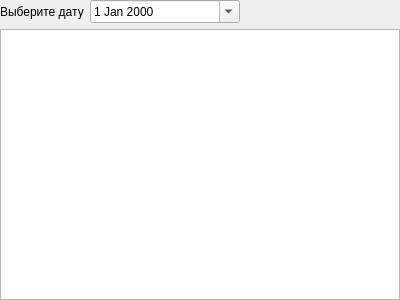
<?xml version="1.0" encoding="UTF-8"?>
<ui version="4.0">
 <class>Form</class>
 <widget class="QWidget" name="Form">
  <property name="geometry">
   <rect>
    <x>0</x>
    <y>0</y>
    <width>400</width>
    <height>300</height>
   </rect>
  </property>
  <property name="windowTitle">
   <string>Form</string>
  </property>
  <layout class="QVBoxLayout" name="verticalLayout">
   <property name="spacing">
    <number>6</number>
   </property>
   <property name="leftMargin">
    <number>0</number>
   </property>
   <property name="topMargin">
    <number>0</number>
   </property>
   <property name="rightMargin">
    <number>0</number>
   </property>
   <property name="bottomMargin">
    <number>0</number>
   </property>
   <item>
    <layout class="QHBoxLayout" name="horizontalLayout_3">
     <item>
      <widget class="QLabel" name="label_3">
       <property name="text">
        <string>Выберите дату</string>
       </property>
      </widget>
     </item>
     <item>
      <widget class="QDateEdit" name="dateSelector">
       <property name="minimumSize">
        <size>
         <width>150</width>
         <height>0</height>
        </size>
       </property>
       <property name="calendarPopup">
        <bool>true</bool>
       </property>
      </widget>
     </item>
     <item>
      <spacer name="horizontalSpacer_4">
       <property name="orientation">
        <enum>Qt::Horizontal</enum>
       </property>
       <property name="sizeHint" stdset="0">
        <size>
         <width>40</width>
         <height>20</height>
        </size>
       </property>
      </spacer>
     </item>
    </layout>
   </item>
   <item>
    <widget class="QTableView" name="notesView">
     <property name="editTriggers">
      <set>QAbstractItemView::NoEditTriggers</set>
     </property>
     <property name="selectionBehavior">
      <enum>QAbstractItemView::SelectRows</enum>
     </property>
     <attribute name="horizontalHeaderStretchLastSection">
      <bool>true</bool>
     </attribute>
    </widget>
   </item>
  </layout>
 </widget>
 <resources/>
 <connections/>
</ui>
